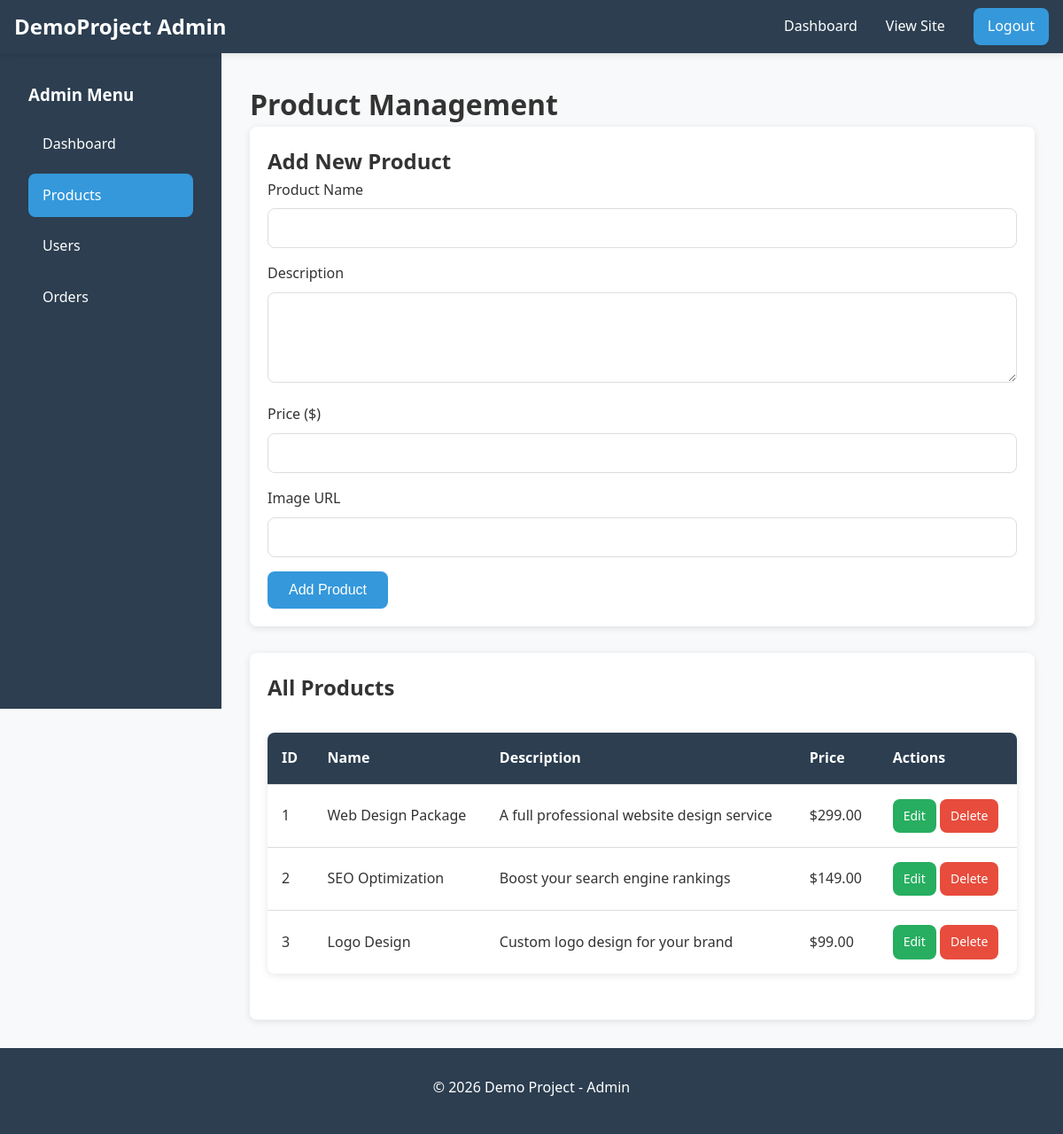
Screenshot of /admin/manage_products.php (signed in) with the database file from the repository.
### tables this page shows
CREATE TABLE IF NOT EXISTS products (
    id INT PRIMARY KEY AUTO_INCREMENT,
    name VARCHAR(150) NOT NULL,
    description TEXT,
    price DECIMAL(10, 2) NOT NULL,
    image_url VARCHAR(255),
    created_at TIMESTAMP DEFAULT CURRENT_TIMESTAMP
);

### backend/admin_db.php (called while the page is built, shortened)
<?php
require 'db.php';
function getAllProducts() {
    global $connection;
    $query = "SELECT id, name, description, price, image_url FROM products ORDER BY id";
    $result = mysqli_query($connection, $query);
    $products = array();
    while ($row = mysqli_fetch_assoc($result)) {
        $products[] = $row;
    }
    return $products;
}
?>

### admin/manage_products.php (the view, shortened to what this page needs)
<?php
require '../backend/auth.php';
require '../backend/admin_db.php';
$edit_id = null;
$edit_product = null;
$products = getAllProducts();
?>
<!DOCTYPE html>
<html lang="en">
<head>
    <link rel="stylesheet" href="../frontend/style.css">
</head>
<body>
    <header class="navbar">
        <div class="navbar-container">
            <div class="navbar-logo">
                <a href="index.php">DemoProject Admin</a>
            </div>
            <nav class="navbar-menu">
                <a href="index.php" class="nav-link">Dashboard</a>
                <a href="../frontend/index.php" class="nav-link">View Site</a>
                <a href="../frontend/logout.php" class="nav-link logout-btn">Logout</a>
            </nav>
        </div>
    </header>
    <div class="admin-container">
        <aside class="admin-sidebar">
            <h3>Admin Menu</h3>
            <a href="index.php">Dashboard</a>
            <a href="manage_products.php" class="active">Products</a>
            <a href="manage_users.php">Users</a>
            <a href="manage_orders.php">Orders</a>
        </aside>
        <main class="admin-content">
            <h1>Product Management</h1>
            <div style="background: white; padding: 20px; border-radius: 8px; box-shadow: 0 2px 8px rgba(0,0,0,0.1); margin-bottom: 30px;">
                <h2><?php echo $edit_id ? 'Edit Product' : 'Add New Product'; ?></h2>
                <form method="POST">
                    <div class="form-group">
                        <label for="name">Product Name</label>
                        <input type="text" id="name" name="name" required value="<?php echo $edit_product ? htmlspecialchars($edit_product['name']) : ''; ?>">
                    </div>
                    <div class="form-group">
                        <label for="description">Description</label>
                        <textarea id="description" name="description" rows="4"><?php echo $edit_product ? htmlspecialchars($edit_product['description']) : ''; ?></textarea>
                    </div>
                    <div class="form-group">
                        <label for="price">Price ($)</label>
                        <input type="number" id="price" name="price" step="0.01" required value="<?php echo $edit_product ? htmlspecialchars($edit_product['price']) : ''; ?>">
                    </div>
                    <div class="form-group">
                        <label for="image_url">Image URL</label>
                        <input type="text" id="image_url" name="image_url" value="<?php echo $edit_product ? htmlspecialchars($edit_product['image_url']) : ''; ?>">
                    </div>
                    <button type="submit" class="btn btn-primary"><?php echo $edit_id ? 'Update Product' : 'Add Product'; ?></button>
                </form>
            </div>
            <div style="background: white; padding: 20px; border-radius: 8px; box-shadow: 0 2px 8px rgba(0,0,0,0.1);">
                <h2>All Products</h2>
                <?php if (empty($products)): ?>
                    <p>No products found.</p>
                <?php else: ?>
                    <table>
                        <thead>
                            <tr>
                                <th>ID</th>
                                <th>Name</th>
                                <th>Description</th>
                                <th>Price</th>
                                <th>Actions</th>
                            </tr>
                        </thead>
                        <tbody>
                            <?php foreach ($products as $product): ?>
                                <tr>
                                    <td><?php echo htmlspecialchars($product['id']); ?></td>
                                    <td><?php echo htmlspecialchars($product['name']); ?></td>
                                    <td><?php echo htmlspecialchars(substr($product['description'], 0, 50)); ?></td>
                                    <td>$<?php echo htmlspecialchars($product['price']); ?></td>
                                    <td>
                                        <a href="?edit=<?php echo $product['id']; ?>" class="btn btn-secondary" style="padding: 8px 12px; font-size: 14px;">Edit</a>
                                        <a href="?delete=<?php echo $product['id']; ?>" class="btn btn-danger" style="padding: 8px 12px; font-size: 14px;" onclick="return confirm('Are you sure?')">Delete</a>
                                    </td>
                                </tr>
                            <?php endforeach; ?>
                        </tbody>
                    </table>
                <?php endif; ?>
            </div>
        </main>
    </div>
    <footer class="footer">
        <div class="container">
            <p>&copy; 2026 Demo Project - Admin</p>
        </div>
    </footer>
</body>
</html>

### frontend/style.css (style rules this page uses)
:root { --primary-color: #3498db; --primary-hover: #2980b9; --secondary-color: #27ae60; --secondary-hover: #229954; --bg-color: #f8f9fa; --text-color: #333; --text-light: #666; --border-color: #ddd; --danger-color: #e74c3c; --success-color: #27ae60; --spacing-small: 8px; --spacing-medium: 16px; --spacing-large: 32px; --border-radius: 8px; --shadow: 0 2px 8px rgba(0, 0, 0, 0.1); --shadow-lg: 0 4px 16px rgba(0, 0, 0, 0.15); }
* { margin: 0; padding: 0; box-sizing: border-box; }
html, body { font-family: 'Segoe UI', Tahoma, Geneva, Verdana, sans-serif; line-height: 1.6; color: var(--text-color); background-color: var(--bg-color); }
body { display: flex; flex-direction: column; min-height: 100vh; }
main { flex: 1; padding: var(--spacing-large) 0; }
a { text-decoration: none; color: var(--primary-color); }
.container { max-width: 1200px; margin: 0 auto; padding: 0 var(--spacing-medium); }
.navbar { background-color: #2c3e50; box-shadow: var(--shadow); position: sticky; top: 0; z-index: 100; }
.navbar-container { max-width: 1200px; margin: 0 auto; padding: 0 var(--spacing-medium); display: flex; justify-content: space-between; align-items: center; height: 60px; }
.navbar-logo a { color: white; font-size: 24px; font-weight: bold; }
.navbar-menu { display: flex; gap: var(--spacing-large); align-items: center; }
.nav-link { color: white; transition: color 0.3s ease; }
.nav-link.logout-btn, .nav-link.register-btn { background-color: var(--primary-color); padding: 8px 16px; border-radius: var(--border-radius); color: white; }
.btn { display: inline-block; padding: 12px 24px; border-radius: var(--border-radius); border: none; cursor: pointer; font-size: 16px; transition: all 0.3s ease; text-decoration: none; }
.btn-primary { background-color: var(--primary-color); color: white; }
.btn-secondary { background-color: var(--secondary-color); color: white; }
.btn-danger { background-color: var(--danger-color); color: white; }
.form-group { margin-bottom: var(--spacing-medium); }
.form-group label { display: block; margin-bottom: 8px; font-weight: 500; }
.form-group input, .form-group select, .form-group textarea { width: 100%; padding: 12px; border: 1px solid var(--border-color); border-radius: var(--border-radius); font-size: 14px; font-family: inherit; }
table { width: 100%; border-collapse: collapse; margin: var(--spacing-large) 0; box-shadow: var(--shadow); border-radius: var(--border-radius); overflow: hidden; }
thead { background-color: #2c3e50; color: white; }
th, td { padding: var(--spacing-medium); text-align: left; border-bottom: 1px solid var(--border-color); }
tbody tr:last-child td { border-bottom: none; }
.admin-container { display: flex; gap: 0; min-height: calc(100vh - 60px); }
.admin-sidebar { width: 250px; background-color: #2c3e50; padding: var(--spacing-large); position: sticky; top: 60px; height: calc(100vh - 60px); overflow-y: auto; }
.admin-sidebar h3 { color: white; margin-bottom: var(--spacing-medium); }
.admin-sidebar a { display: block; color: white; padding: 12px var(--spacing-medium); border-radius: var(--border-radius); margin-bottom: 8px; transition: background-color 0.3s ease; }
.admin-sidebar a:hover, .admin-sidebar a.active { background-color: var(--primary-color); }
.admin-content { flex: 1; padding: var(--spacing-large); }
.footer { background-color: #2c3e50; color: white; padding: var(--spacing-large); text-align: center; margin-top: auto; }
.footer p { margin-bottom: 8px; }

### rows the page displays
products: id "1", name "Web Design Package", description "A full professional website design service", price "299.00"
products: id "2", name "SEO Optimization", description "Boost your search engine rankings", price "149.00"
products: id "3", name "Logo Design", description "Custom logo design for your brand", price "99.00"
